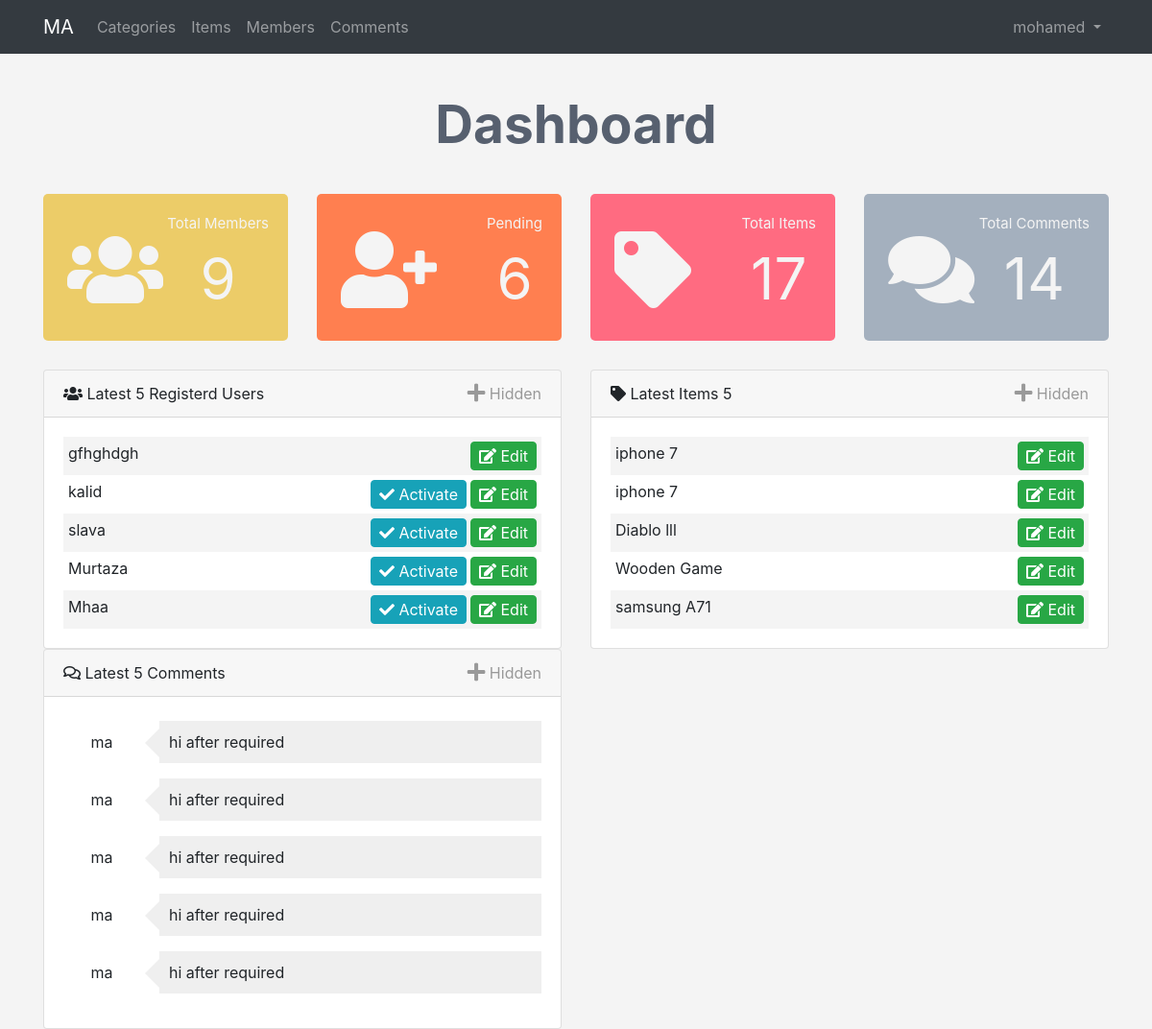
Page /admin/dashboard.php (signed in) on the committed database.
### tables this page shows
CREATE TABLE `users` (
  `userID` int(11) NOT NULL COMMENT 'to identify user',
  `Username` varchar(255) NOT NULL COMMENT 'username to login',
  `Password` varchar(255) NOT NULL COMMENT 'password to login',
  `Email` varchar(255) NOT NULL,
  `FullName` varchar(255) NOT NULL,
  `GroupID` int(11) NOT NULL DEFAULT 0 COMMENT 'identify user group',
  `TrustStatus` int(11) NOT NULL DEFAULT 0 COMMENT 'seller rank',
  `RegStatus` int(11) NOT NULL DEFAULT 0 COMMENT 'user approval',
  `Date` date DEFAULT NULL,
  `avatar` varchar(255) NOT NULL
);

CREATE TABLE `items` (
  `Item_ID` int(11) NOT NULL,
  `Name` varchar(255) NOT NULL,
  `Description` text NOT NULL,
  `Price` varchar(255) NOT NULL,
  `Add_Date` date NOT NULL,
  `Country_Made` varchar(255) NOT NULL,
  `Image` varchar(255) NOT NULL,
  `Status` varchar(255) NOT NULL,
  `Rating` smallint(6) NOT NULL,
  `Approve` tinyint(4) NOT NULL DEFAULT 0,
  `Cat_ID` int(11) NOT NULL,
  `Member_ID` int(11) NOT NULL,
  `tags` varchar(255) NOT NULL
);

CREATE TABLE `comments` (
  `c_id` int(11) NOT NULL,
  `comment` text NOT NULL,
  `status` tinyint(4) NOT NULL,
  `comment_date` date NOT NULL,
  `item_id` int(11) NOT NULL,
  `user_id` int(11) NOT NULL
);

### admin/includes/functions/functions.php (called while the page is built, shortened)
<?php
function checkItem($select, $from, $value){
   global $con;
   $statement = $con->prepare("SELECT $select FROM $from WHERE $select = ?");
   $statement->execute(array($value));
   $count =$statement->rowCount();
   return $count;
}
function countItems($item, $table){
   global $con;
   $stmt2 =$con->prepare("SELECT COUNT($item) FROM $table");
   $stmt2->execute();
   return $stmt2->fetchColumn();
}
function getLatest($select, $table, $order, $limit = 5){
   global $con;
   $getStmt = $con->prepare("SELECT $select FROM $table ORDER BY $order DESC LIMIT $limit");
   $getStmt->execute();
   $rows = $getStmt->fetchAll();
   return $rows;
}

### admin/dashboard.php (the view, shortened to what this page needs)
<?php
if (isset($_SESSION['Username'])) {
  include 'init.php';
?>
  <div class="container home-stats text-center">
    <h1>Dashboard</h1>
    <div class="row">
      <div class="col-md-3">
        <div class="stat st-members">
          <i class="fa fa-users"></i>
          <div class="info">
            Total Members
            <span><a href="members.php"><?php echo countItems('userID', 'users'); ?></a></span>
          </div>
        </div>
      </div>
      <div class="col-md-3">
        <div class="stat st-pending">
          <i class="fa fa-user-plus"></i>
          <div class="info">
            Pending
            <span><a href="members.php?do=Manage&page=Pending"><?php echo checkItem('RegStatus', 'users', 0) ?></a></span>
          </div>
        </div>
      </div>
      <div class="col-md-3">
        <div class="stat st-items">
          <i class="fa fa-tag"></i>
          <div class="info">
            Total Items
            <span><a href="items.php"><?php echo countItems('Item_ID', 'items'); ?></a></span>
          </div>
        </div>
      </div>
      <div class="col-md-3">
        <div class="stat st-comments">
          <i class="fa fa-comments"></i>
          <div class="info">
            Total Comments
            <span><a href="comments.php"><?php echo countItems('c_id', 'comments'); ?></a></span>
          </div>
        </div>
      </div>
    </div>
  </div>
  <div class="container latest">
    <div class="row">
      <div class="col-sm-6">
        <div class="card ">
          <div class="card-header">
            <i class="fa fa-users"></i> Latest <?php echo $latestUser = 5; ?> Registerd Users
            <span class="toggle-info float-right">
              <i class="fa fa-plus fa-lg"></i> Hidden
            </span>
          </div>
          <div class="card-body">
            <ul class="list-unstyled latest-users">
              <?php
              $theLatest = getLatest('*', 'users', 'userID', $latestUser);
              if(! empty($theLatest)){
              foreach ($theLatest as $user) {
                echo '<li>';
                echo  $user['Username'];
                echo '<a href="members.php?do=Edit&userid=' . $user['userID'] . '">';
                echo '<span class="btn btn-success float-right">';
                echo '<i class="fa fa-edit"></i>  Edit';
                if ($user["RegStatus"] == 0) {
                  echo '<a href="members.php?do=Activate&userid=' . $user['userID'] . '" class="btn btn-info activate float-right"><i class="fa fa-check"></i> Activate</a>';
                }
                echo '</span>';
                echo '</a>';
                echo '</li>';
              }
              }else{
                echo "<div class='alert alert-info'>There's No Record To Show</div>";
              }
              ?>
            </ul>
          </div>
        </div>
      </div>
      <div class="col-sm-6">
        <div class="card ">
          <div class="card-header">
            <i class="fa fa-tag"></i> Latest Items <?php echo $latestItems = 5; ?>
            <span class="toggle-info float-right">
              <i class="fa fa-plus fa-lg"></i> Hidden
            </span>
          </div>
          <div class="card-body">
            <ul class="list-unstyled latest-users">
              <?php
              $theLatest = getLatest('*', 'items', 'Item_ID ', $latestItems);
              if(! empty($theLatest)){
              foreach ($theLatest as $item) {
                echo '<li>';
                echo  $item['Name'];
                echo '<a href="items.php?do=Edit&itemid=' . $item['Item_ID'] . '">';
                echo '<span class="btn btn-success float-right">';
                echo '<i class="fa fa-edit"></i>  Edit';
                echo '</span>';
                echo '</a>';
                echo '</li>';
              }
              }else{
                echo "<div class='alert alert-info'>There's No Record To Show</div>";
              }
              ?>
            </ul>
          </div>
        </div>
      </div>
    </div>
    <div class="row">
      <div class="col-sm-6">
        <div class="card ">
          <div class="card-header">
            <i class="fa fa-comments-o"></i>
            Latest <?php echo $numComments = 5;?> Comments
            <span class="toggle-info float-right">
              <i class="fa fa-plus fa-lg"></i> Hidden
            </span>
          </div>
          <div class="card-body">
            <?php
              $stmt = $con->prepare("SELECT
                                          comments.*, users.Username AS Member
                                      FROM
                                          comments
                                      INNER JOIN
                                          users
                                      ON
                                          users.userID = comments.user_id
                                      ORDER BY
                                      c_id DESC
                                      LIMIT $numComments");
              $stmt->execute();
              $comments = $stmt->fetchAll();
              if (! empty($comments)){
              foreach ($comments as $comment){?>
                <div class="comment-box">
                  <span class="member-n"> <?php echo $comment["Member"];?> </span>
                  <p class="member-c"> <?php echo $comment["comment"];?> </p>
                </div>
              <?php }
              }else{
                echo "<div class='alert alert-info'>There's No Record To Show</div>";
              }?>
          </div>
        </div>
      </div>
    </div>
  </div>
<?php
  include $tpl . 'footer.php';
} else {
  header('Location: index.php');
  exit();
}
?>

### admin/layout/css/backend.css (style rules this page uses)
body { background-color: #f4f4f4; }
.home-stats .stat { padding: 20px; font-size: 15px; color: #f4f4f4; border-radius: 5px; position:relative; overflow:hidden; }
.home-stats .stat i { position: absolute; font-size: 80px; top: 39px; left: 25px; }
.home-stats .stat .info { float:right; }
.home-stats .stat a { color: #f4f4f4; }
.home-stats .stat span { display: block; font-size: 60px; }
.home-stats .st-members { background-color: #eccc68; }
.home-stats .st-pending { background-color: #ff7f50; }
.home-stats .st-items { background-color: #ff6b81; }
.home-stats .st-comments { background-color: #a4b0be; }
.latest { margin-top: 30px; }
.latest .toggle-info { color:#999; }
.latest-users { margin-bottom: 0; }
.latest-users li { padding: 5px; overflow: hidden; }
.latest-users li:nth-child(odd) { background-color: #f4f4f4; }
.latest-users .btn-success { padding: 2px 8px; }
.latest-users .activate { padding: 2px 8px; margin-right: 4px; }
.latest .comment-box { margin:5px 0 10px; }
.latest .comment-box .member-n, .latest .comment-box .member-c { float:left; }
.latest .comment-box .member-n { width:80px; text-align:center; margin-right:20px; position:relative; top:10px }
.latest .comment-box .member-c { width:calc(100% - 100px); background-color:#efefef; padding:10px; position:relative; }
.latest .comment-box .member-c:before { content:""; display:block; position:absolute; left:-30px; top:8px; width:0; height:0; border-style:solid; border-color:transparent #efefef transparent transparent; border-width:15px; }
h1 { font-size: 55px; margin: 40px; color: #57606f; font-weight: bold; }

### rows in the picture
users: Username "gfhghdgh"
users: Username "kalid"
users: Username "slava"
users: Username "Murtaza"
users: Username "Mhaa"
items: Name "iphone 7"
items: Name "iphone 7"
items: Name "Diablo lll"
items: Name "Wooden Game"
items: Name "samsung A71"
comments: user.Username "ma", comment "hi after required"
comments: user.Username "ma", comment "hi after required"
comments: user.Username "ma", comment "hi after required"
comments: user.Username "ma", comment "hi after required"
comments: user.Username "ma", comment "hi after required"

### other values in the picture
lang('HOME_ADMIN') "MA"
lang('CATEGORIES') "Categories"
lang('ITEMS') "Items"
lang('MEMBERS') "Members"
lang('COMMENTS') "Comments"
countItems('userID', 'users') "9"
checkItem('RegStatus', 'users', 0) "6"
countItems('Item_ID', 'items') "17"
countItems('c_id', 'comments') "14"
$latestUser = 5 "5"
$latestItems = 5 "5"
$numComments = 5 "5"
